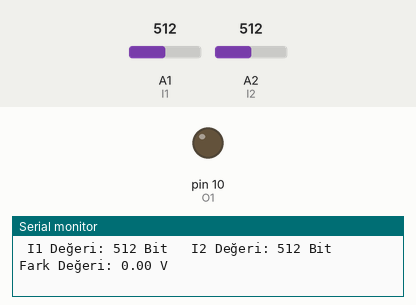
Simulated run of this sketch. Board: Arduino Uno, built with avr-gcc and run on an emulated ATmega328P. On the bench: output pins drawn as LEDs (lit = HIGH), the last lines printed to the serial monitor. Inputs (shaded band) come from the test bench; at power-on: A2 (I2) = 512, A1 (I1) = 512.

Above: at 1.2 s.
1.3 s: A2 (I2) set to 490
4.3 s: A2 (I2) set to 472
At 5.1 s:
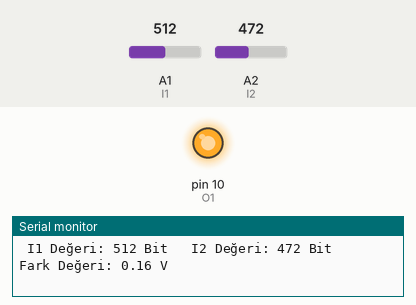
5.8 s: A1 (I1) set to 489
At 6.1 s:
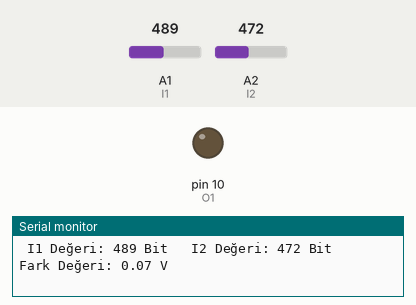
8.8 s: A1 (I1) set to 511
At 9.4 s:
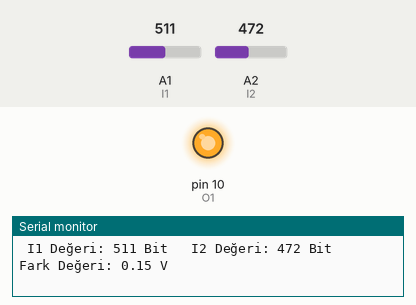
11.8 s: A1 (I1) set to 21
At 12.7 s:
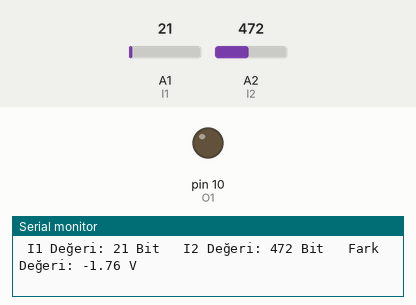
Timing chart, 0 to 14.8 s (numbered marks = the images above; inputs shaded):
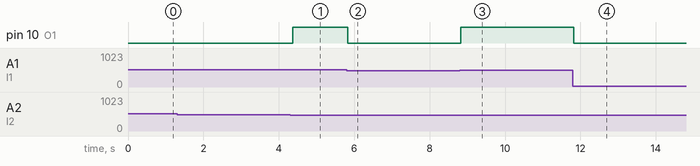

Measured:
- the behaviour switches between 482 and 481 on A2 (I2) (found by bisection; images 0 and 1)
- the behaviour switches between 503 and 502 on A1 (I1) (found by bisection; images 1 and 2)
- after the input at 4.3 s, pin 10 (O1): LOW → HIGH after 0.07 s
- after the input at 5.8 s, pin 10 (O1): HIGH → LOW at once
- after the input at 8.8 s, pin 10 (O1): LOW → HIGH at once
- after the input at 11.8 s, pin 10 (O1): HIGH → LOW at once

The sketch:

Kopma_Fren_Kart_.ino
```cpp
//Abdulkadir MÜHENDİS, M.Sc.
//Filkar Otomotiv A.Ş.
//Kopma code 2020

int I1 = A1;
int I2 = A2;
int O1 = 10;
int I1_val = 0;
int I2_val = 0;
float I1_voltage = 0.0;
float I2_voltage = 0.0;
float I1_pressure = 0.0;
float I2_pressure = 0.0;
float Fark_degeri = 0.0;

void setup() {
  Serial.begin(9600);
  pinMode(I1, INPUT);
  pinMode(I2, INPUT);
  pinMode(O1, OUTPUT);
}

void loop() {
  I1_val = analogRead(A1);
  delay(10);
  I2_val = analogRead(A2);
  delay(10);

  I1_voltage = ((I1_val/255.75)+1); // To be between 1-5 V!
  I2_voltage = ((I2_val/255.75)+1); // To be between 1-5 V!

  I1_pressure = (I1_val-1)*4;
  I2_pressure = (I2_val-1)*4;

  Fark_degeri = I1_voltage - I2_voltage;

  if(I1_val - I2_val >= 31) // bit
    digitalWrite(O1, HIGH);
  else
    digitalWrite(O1, LOW);
//
//    Serial.print("\n I1 gerilimi: ");
//    Serial.print(I1_voltage);
//
//    Serial.print("\n I2 gerilimi: ");
//    Serial.print(I2_voltage);

    Serial.print("\n I1 Değeri: ");
    Serial.print(I1_val);
    Serial.print(" Bit");
    Serial.print("\t I2 Değeri: ");
    Serial.print(I2_val);
    Serial.print(" Bit");
    Serial.print("\t Fark Değeri: ");
    Serial.print(Fark_degeri);
    Serial.print(" V");

}
```
